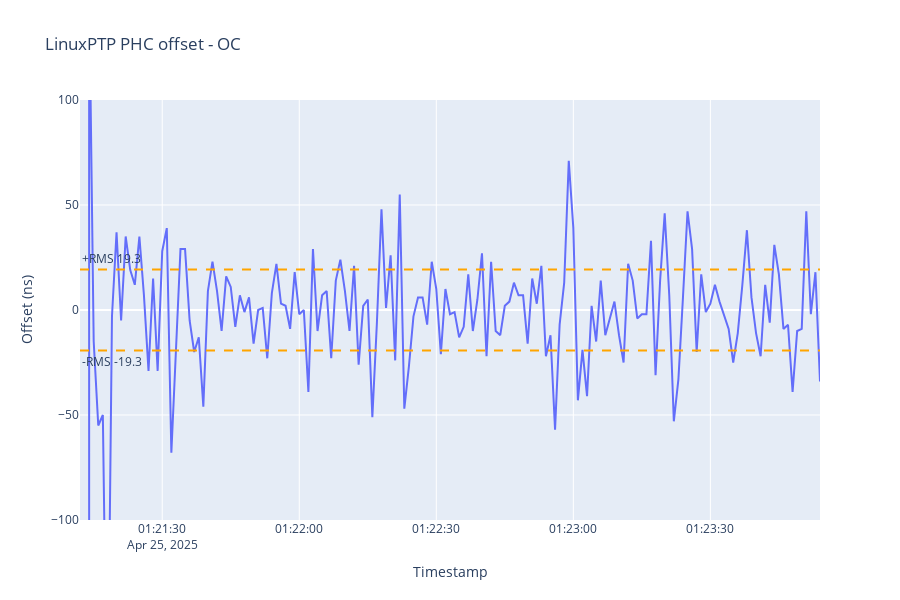

Notebook code for this chart:
### Code cell
fig = px.line(slave_phc_df, x='datetime', y='offset', title='LinuxPTP PHC offset - OC',
                 labels={'datetime': 'Timestamp', 'offset': 'Offset (ns)'}, height=HEIGHT)
fig.update_layout(yaxis=dict(range=Y_RANGE))

fig.add_hline(y=rms, line_dash='dash', line_color='orange', annotation_text=f'+RMS {round(rms,2)}', annotation_position='top left')
fig.add_hline(y=-rms, line_dash='dash', line_color='orange', annotation_text=f'-RMS {round(-rms,2)}', annotation_position='bottom left')

fig.show()

### Figure 1 — Plotly figure (JSON) as saved in the notebook; plotly's stock layout.template omitted (floating-point values rounded to 4 significant figures; data arrays with more than 128 entries replaced by an {"elided": "..."} marker saying what was removed)
{"data": [{"hovertemplate": "Timestamp=%{x}<br>Offset (ns)=%{y}<extra></extra>", "legendgroup": "", "line": {"color": "#636efa", "dash": "solid"}, "marker": {"symbol": "circle"}, "mode": "lines", "name": "", "orientation": "v", "showlegend": false, "type": "scatter", "x": {"elided": "326 str values"}, "xaxis": "x", "y": {"elided": "326 int values"}, "yaxis": "y"}], "layout": {"annotations": [{"showarrow": false, "text": "+RMS 19.3", "x": 0, "xanchor": "left", "xref": "x domain", "y": 19.3, "yanchor": "bottom", "yref": "y"}, {"showarrow": false, "text": "-RMS -19.3", "x": 0, "xanchor": "left", "xref": "x domain", "y": -19.3, "yanchor": "top", "yref": "y"}], "height": 600, "legend": {"tracegroupgap": 0}, "shapes": [{"line": {"color": "orange", "dash": "dash"}, "type": "line", "x0": 0, "x1": 1, "xref": "x domain", "y0": 19.3, "y1": 19.3, "yref": "y"}, {"line": {"color": "orange", "dash": "dash"}, "type": "line", "x0": 0, "x1": 1, "xref": "x domain", "y0": -19.3, "y1": -19.3, "yref": "y"}], "title": {"text": "LinuxPTP PHC offset - OC"}, "xaxis": {"anchor": "y", "domain": [0, 1], "title": {"text": "Timestamp"}}, "yaxis": {"anchor": "x", "domain": [0, 1], "range": [-100, 100], "title": {"text": "Offset (ns)"}}}}
